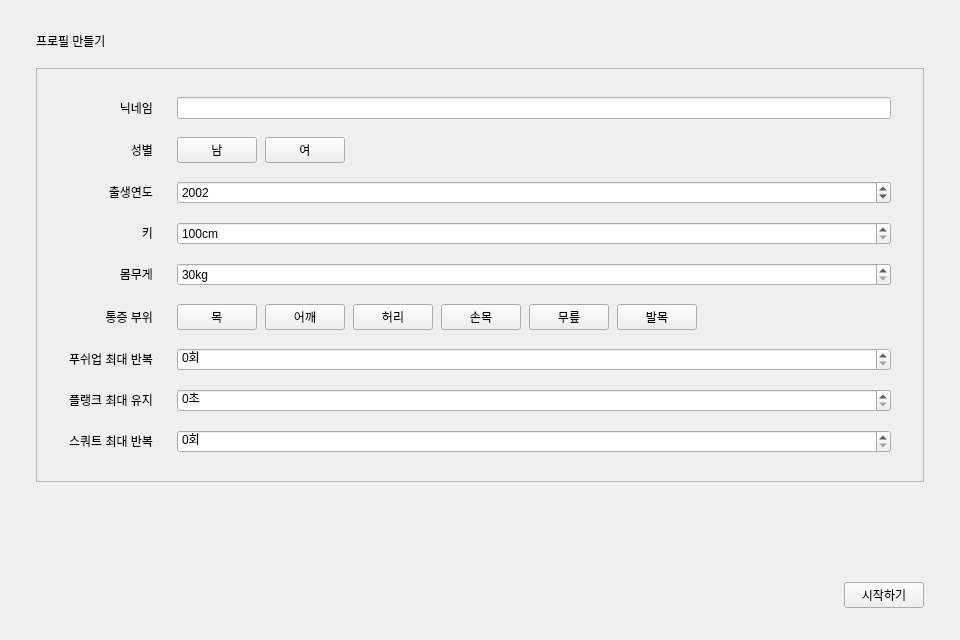
<?xml version="1.0" encoding="UTF-8"?>
<ui version="4.0">
 <class>Onboarding</class>
 <widget class="QWidget" name="onboardingPage">
  <property name="geometry">
   <rect>
    <x>0</x>
    <y>0</y>
    <width>960</width>
    <height>640</height>
   </rect>
  </property>
  <layout class="QVBoxLayout" name="onboardingLayout">
   <property name="leftMargin"><number>36</number></property>
   <property name="topMargin"><number>32</number></property>
   <property name="rightMargin"><number>36</number></property>
   <property name="bottomMargin"><number>32</number></property>
   <property name="spacing"><number>18</number></property>
   <item><widget class="QLabel" name="titleLabel"><property name="text"><string>프로필 만들기</string></property></widget></item>
   <item>
    <widget class="QFrame" name="cardFrame">
     <property name="frameShape"><enum>QFrame::StyledPanel</enum></property>
     <layout class="QGridLayout" name="profileGrid">
      <property name="leftMargin"><number>32</number></property>
      <property name="topMargin"><number>28</number></property>
      <property name="rightMargin"><number>32</number></property>
      <property name="bottomMargin"><number>28</number></property>
      <property name="horizontalSpacing"><number>24</number></property>
      <property name="verticalSpacing"><number>18</number></property>
      <item row="0" column="0" alignment="Qt::AlignRight|Qt::AlignVCenter"><widget class="QLabel" name="sectionLabel"><property name="minimumWidth"><number>136</number></property><property name="alignment"><set>Qt::AlignRight|Qt::AlignTrailing|Qt::AlignVCenter</set></property><property name="text"><string>닉네임</string></property></widget></item>
      <item row="0" column="1"><widget class="QLineEdit" name="nicknameEdit"><property name="minimumHeight"><number>44</number></property></widget></item>
      <item row="1" column="0" alignment="Qt::AlignRight|Qt::AlignVCenter"><widget class="QLabel" name="sectionLabel"><property name="minimumWidth"><number>136</number></property><property name="alignment"><set>Qt::AlignRight|Qt::AlignTrailing|Qt::AlignVCenter</set></property><property name="text"><string>성별</string></property></widget></item>
      <item row="1" column="1"><layout class="QHBoxLayout" name="genderLayout"><property name="spacing"><number>8</number></property><item><widget class="QPushButton" name="genderOption_male"><property name="text"><string>남</string></property><property name="checkable"><bool>true</bool></property><property name="chip" stdset="0"><bool>true</bool></property></widget></item><item><widget class="QPushButton" name="genderOption_female"><property name="text"><string>여</string></property><property name="checkable"><bool>true</bool></property><property name="chip" stdset="0"><bool>true</bool></property></widget></item><item><spacer name="genderSpacer"><property name="orientation"><enum>Qt::Horizontal</enum></property><property name="sizeHint" stdset="0"><size><width>40</width><height>20</height></size></property></spacer></item></layout></item>
      <item row="2" column="0" alignment="Qt::AlignRight|Qt::AlignVCenter"><widget class="QLabel" name="sectionLabel"><property name="minimumWidth"><number>136</number></property><property name="alignment"><set>Qt::AlignRight|Qt::AlignTrailing|Qt::AlignVCenter</set></property><property name="text"><string>출생연도</string></property></widget></item>
      <item row="2" column="1"><widget class="QSpinBox" name="birthYearEdit"><property name="buttonSymbols"><enum>QAbstractSpinBox::UpDownArrows</enum></property><property name="minimum"><number>1900</number></property><property name="maximum"><number>2026</number></property><property name="value"><number>2002</number></property></widget></item>
      <item row="3" column="0" alignment="Qt::AlignRight|Qt::AlignVCenter"><widget class="QLabel" name="sectionLabel"><property name="minimumWidth"><number>136</number></property><property name="alignment"><set>Qt::AlignRight|Qt::AlignTrailing|Qt::AlignVCenter</set></property><property name="text"><string>키</string></property></widget></item>
      <item row="3" column="1"><widget class="QSpinBox" name="heightEdit"><property name="buttonSymbols"><enum>QAbstractSpinBox::UpDownArrows</enum></property><property name="minimum"><number>100</number></property><property name="maximum"><number>230</number></property><property name="suffix"><string>cm</string></property></widget></item>
      <item row="4" column="0" alignment="Qt::AlignRight|Qt::AlignVCenter"><widget class="QLabel" name="sectionLabel"><property name="minimumWidth"><number>136</number></property><property name="alignment"><set>Qt::AlignRight|Qt::AlignTrailing|Qt::AlignVCenter</set></property><property name="text"><string>몸무게</string></property></widget></item>
      <item row="4" column="1"><widget class="QSpinBox" name="weightEdit"><property name="buttonSymbols"><enum>QAbstractSpinBox::UpDownArrows</enum></property><property name="minimum"><number>30</number></property><property name="maximum"><number>200</number></property><property name="suffix"><string>kg</string></property></widget></item>
      <item row="5" column="0" alignment="Qt::AlignRight|Qt::AlignVCenter"><widget class="QLabel" name="sectionLabel"><property name="minimumWidth"><number>136</number></property><property name="alignment"><set>Qt::AlignRight|Qt::AlignTrailing|Qt::AlignVCenter</set></property><property name="text"><string>통증 부위</string></property></widget></item>
      <item row="5" column="1"><layout class="QHBoxLayout" name="painLayout"><property name="spacing"><number>8</number></property><item><widget class="QPushButton" name="pain목Check"><property name="text"><string>목</string></property><property name="checkable"><bool>true</bool></property><property name="chip" stdset="0"><bool>true</bool></property></widget></item><item><widget class="QPushButton" name="pain어깨Check"><property name="text"><string>어깨</string></property><property name="checkable"><bool>true</bool></property><property name="chip" stdset="0"><bool>true</bool></property></widget></item><item><widget class="QPushButton" name="pain허리Check"><property name="text"><string>허리</string></property><property name="checkable"><bool>true</bool></property><property name="chip" stdset="0"><bool>true</bool></property></widget></item><item><widget class="QPushButton" name="pain손목Check"><property name="text"><string>손목</string></property><property name="checkable"><bool>true</bool></property><property name="chip" stdset="0"><bool>true</bool></property></widget></item><item><widget class="QPushButton" name="pain무릎Check"><property name="text"><string>무릎</string></property><property name="checkable"><bool>true</bool></property><property name="chip" stdset="0"><bool>true</bool></property></widget></item><item><widget class="QPushButton" name="pain발목Check"><property name="text"><string>발목</string></property><property name="checkable"><bool>true</bool></property><property name="chip" stdset="0"><bool>true</bool></property></widget></item><item><spacer name="painSpacer"><property name="orientation"><enum>Qt::Horizontal</enum></property><property name="sizeHint" stdset="0"><size><width>40</width><height>20</height></size></property></spacer></item></layout></item>
      <item row="6" column="0" alignment="Qt::AlignRight|Qt::AlignVCenter"><widget class="QLabel" name="sectionLabel"><property name="minimumWidth"><number>136</number></property><property name="alignment"><set>Qt::AlignRight|Qt::AlignTrailing|Qt::AlignVCenter</set></property><property name="text"><string>푸쉬업 최대 반복</string></property></widget></item>
      <item row="6" column="1"><widget class="QSpinBox" name="pushupMaxEdit"><property name="buttonSymbols"><enum>QAbstractSpinBox::UpDownArrows</enum></property><property name="minimum"><number>0</number></property><property name="maximum"><number>300</number></property><property name="suffix"><string>회</string></property></widget></item>
      <item row="7" column="0" alignment="Qt::AlignRight|Qt::AlignVCenter"><widget class="QLabel" name="sectionLabel"><property name="minimumWidth"><number>136</number></property><property name="alignment"><set>Qt::AlignRight|Qt::AlignTrailing|Qt::AlignVCenter</set></property><property name="text"><string>플랭크 최대 유지</string></property></widget></item>
      <item row="7" column="1"><widget class="QSpinBox" name="plankMaxSecEdit"><property name="buttonSymbols"><enum>QAbstractSpinBox::UpDownArrows</enum></property><property name="minimum"><number>0</number></property><property name="maximum"><number>1800</number></property><property name="suffix"><string>초</string></property></widget></item>
      <item row="8" column="0" alignment="Qt::AlignRight|Qt::AlignVCenter"><widget class="QLabel" name="sectionLabel"><property name="minimumWidth"><number>136</number></property><property name="alignment"><set>Qt::AlignRight|Qt::AlignTrailing|Qt::AlignVCenter</set></property><property name="text"><string>스쿼트 최대 반복</string></property></widget></item>
      <item row="8" column="1"><widget class="QSpinBox" name="squatMaxEdit"><property name="buttonSymbols"><enum>QAbstractSpinBox::UpDownArrows</enum></property><property name="minimum"><number>0</number></property><property name="maximum"><number>500</number></property><property name="suffix"><string>회</string></property></widget></item>
     </layout>
    </widget>
   </item>
   <item><spacer name="onboardingSpacer"><property name="orientation"><enum>Qt::Vertical</enum></property><property name="sizeHint" stdset="0"><size><width>20</width><height>24</height></size></property></spacer></item>
   <item>
    <layout class="QHBoxLayout" name="buttonLayout">
     <item><spacer name="buttonSpacer"><property name="orientation"><enum>Qt::Horizontal</enum></property><property name="sizeHint" stdset="0"><size><width>40</width><height>20</height></size></property></spacer></item>
     <item><widget class="QPushButton" name="saveButton"><property name="minimumWidth"><number>220</number></property><property name="text"><string>시작하기</string></property></widget></item>
    </layout>
   </item>
  </layout>
 </widget>
 <resources/>
 <connections/>
</ui>
